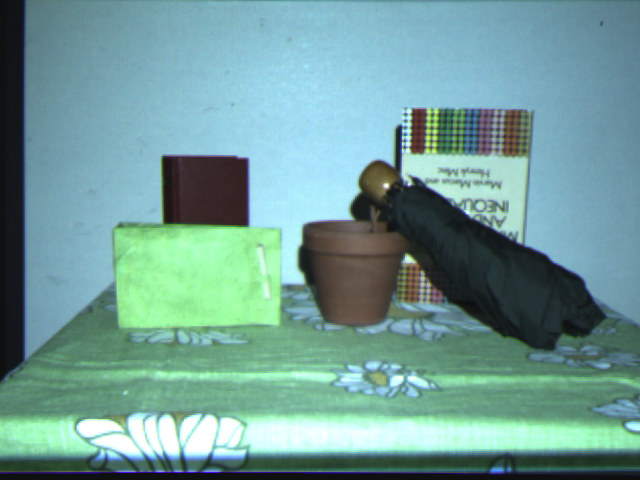
#> input picture Assignment 4/im3L.bmp, 640 x 480 px
$ python assignment4.py
#> lines starting #> are read from the running program, lines starting #| are printed output that depends on the picture
import cv2 as cv
import numpy as np
from matplotlib import pyplot as plt
import math
import skimage.feature

#This method finds the SIFT features
def detectKeyPoints(img1):
    sift = cv.xfeatures2d.SIFT_create()
    keyPoints, descriptors = sift.detectAndCompute(img1, None)

    return (keyPoints, descriptors)


'''This method is used for keypoint matching. It uses the detectKeyPoints function. It returns the fundamental matrix'''

def keyPointMatching(img1, img2):


    keyPoints1, descriptors1 = detectKeyPoints(img1)
    keyPoints2, descriptors2 = detectKeyPoints(img2)

    FLANN_INDEX_KDTREE = 0
    index_params = dict(algorithm=FLANN_INDEX_KDTREE, trees=5)
    search_params = dict(checks=50)

    flann = cv.FlannBasedMatcher(index_params,search_params)

    matches = flann.knnMatch(descriptors1, descriptors2, k=2)

    pts1 = []
    pts2 = []
    good = []
    # ratio test as per Lowe's paper
    for i,(m,n) in enumerate(matches):
        if m.distance < 0.8*n.distance:
            good.append(m)
            pts2.append(keyPoints2[m.trainIdx].pt)
            pts1.append(keyPoints1[m.queryIdx].pt)

    pts1 = np.int32(pts1)
    pts2 = np.int32(pts2)
    F, mask = cv.findFundamentalMat(pts1,pts2)
    #F = F.T
    pts1 = pts1[mask.ravel()==1]
    pts2 = pts2[mask.ravel()==1]

    return (F, mask, pts1, pts2)


#This method can be used to draw circles around the daisy descriptors found.
def compute_and_drawlines(img1, img2, pts1, pts2, F):
    lines1 = cv.computeCorrespondEpilines(pts2.reshape(-1,1,2), 2,F)
    print(pts1.shape)
    lines1 = lines1.reshape(-1,3)
    print('Shape of lines: ', lines1.shape)
    lines2 = cv.computeCorrespondEpilines(pts1.reshape(-1,1,2), 2,F)
    lines2 = lines2.reshape(-1,3)
    ''' img1 - image on which we draw the epilines for the points in img2
    lines - corresponding epilines '''
    r,c = img1.shape
    img1 = cv.cvtColor(img1,cv.COLOR_GRAY2BGR)
    img2 = cv.cvtColor(img2,cv.COLOR_GRAY2BGR)
    '''for r,pt1,pt2 in zip(lines1,pts1,pts2):
        color = tuple(np.random.randint(0,255,3).tolist())
        x0,y0 = map(int, [0, -r[2]/r[1] ])
        x1,y1 = map(int, [c, -(r[2]+r[0]*c)/r[1] ])
        img1 = cv.line(img1, (x0,y0), (x1,y1), color,1)
        img1 = cv.circle(img1,tuple(pt1),5,color,-1)
        img2 = cv.circle(img2,tuple(pt2),5,color,-1)

    imgplot = plt.imshow(img1)
    #plt.show()
    imgplot = plt.imshow(img2)
    #plt.show()'''
    return (lines1, lines2)

#Please change the below lines to try on different image
img1 = cv.imread('im3L.bmp',0)  #queryimage # left image
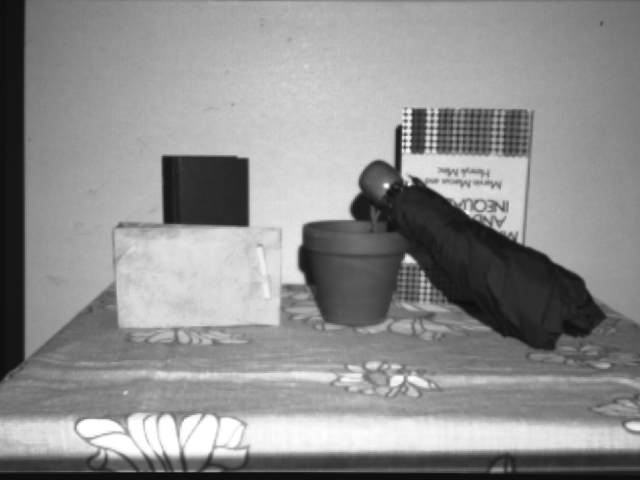
#> img1: shape (480, 640); min 14, max 255, mean 142.6
img2 = cv.imread('im3R.bmp',0) #trainimage # right image
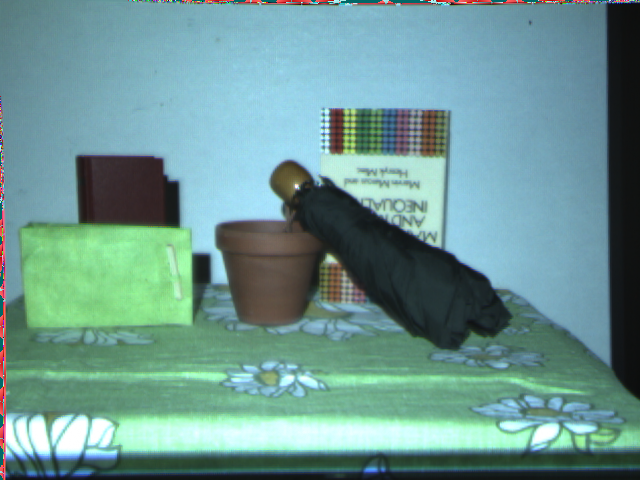
#> input picture Assignment 4/im3R.bmp, 640 x 480 px
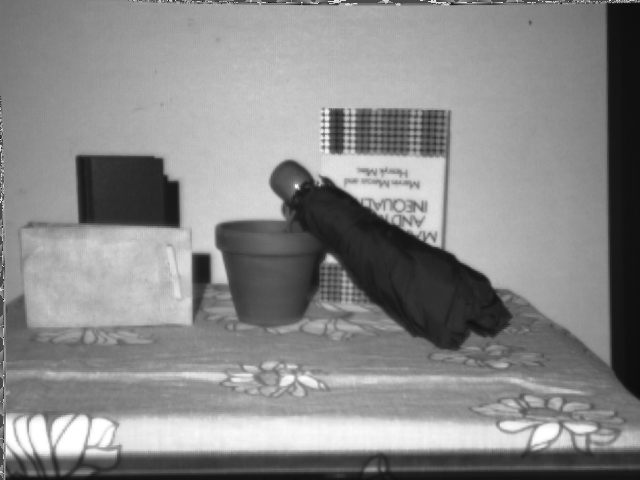
#> img2: shape (480, 640); min 6, max 255, mean 136.9
img1_color = cv.imread('im3L.bmp')  #queryimage # left image
#> img1_color is the input picture: shape (480, 640, 3); mean B, G, R 152, 155.9, 112.8
img2_color = cv.imread('im3R.bmp') #trainimage # right image
#> img2_color is the input picture: shape (480, 640, 3); mean B, G, R 145.9, 149.7, 108.1
curr = 'im3L.bmp'
img1 = cv.resize(img1, None, fx = 0.5, fy = 0.5, interpolation = cv.INTER_CUBIC)
#> img1: shape (240, 320)
img2 = cv.resize(img2, None, fx = 0.5, fy = 0.5, interpolation = cv.INTER_CUBIC)
#> img2: shape (240, 320)
img1_color = cv.resize(img1_color, None, fx = 0.5, fy = 0.5, interpolation = cv.INTER_CUBIC)
#> img1_color: shape (240, 320, 3)
img2_color = cv.resize(img2_color, None, fx = 0.5, fy = 0.5, interpolation = cv.INTER_CUBIC)
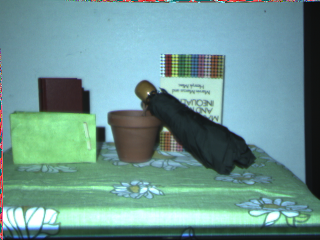
#> img2_color: shape (240, 320, 3); mean B, G, R 145.9, 149.7, 108.1
offset = {'im3L.bmp': (240, 119), 'im1L.bmp': (0, 0)}

#kpts1, des1 = detectKeyPoints(img1)
#kpts2, des2 = detectKeyPoints(img2)
F, mask, pts1, pts2 = keyPointMatching(img1, img2)
#> in detectKeyPoints, `keyPoints, descriptors = sift.detectAndCompute(img1, None)`: keyPoints = 333 keypoints; strongest (x, y, size): (103, 95, 27.6), (204, 130, 3.4), (193, 93, 2), (199, 65, 2.9)
#> in keyPointMatching, `keyPoints1, descriptors1 = detectKeyPoints(img1)`: keyPoints1 has the same summary as keyPoints in detectKeyPoints
#> in detectKeyPoints (call 2), `keyPoints, descriptors = sift.detectAndCompute(img1, None)`: keyPoints = 346 keypoints; strongest (x, y, size): (109, 136, 6.1), (168, 73, 5.3), (38, 218, 14.9), (14, 218, 13.7)
#> in keyPointMatching, `keyPoints2, descriptors2 = detectKeyPoints(img2)`: keyPoints2 has the same summary as keyPoints in detectKeyPoints
#> in keyPointMatching, `matches = flann.knnMatch(descriptors1, descriptors2, k=2)`: matches = 333 matches
#> after the loop in keyPointMatching, `for i,(m,n) in enumerate(matches):`: good = 121 matches; pts1 = 121 pairs, first value 39.73 to 306.9, second value 49.51 to 234.8; pts2 = 121 pairs, first value 12.94 to 283.9, second value 49.61 to 234.6
#> in keyPointMatching, `pts1 = np.int32(pts1)`: pts1 = 121 pairs, first value 39 to 306, second value 49 to 234
#> in keyPointMatching, `pts2 = np.int32(pts2)`: pts2 = 121 pairs, first value 12 to 283, second value 49 to 234
#> in keyPointMatching, `F, mask = cv.findFundamentalMat(pts1,pts2)`: F = [[-1.21e-20, -3.96e-20, 1.66e-17], [0, 3.96e-20, -0.0114], [-7.94e-18, 0.0114, 0]]; mask = 121 values, max 1 at index 1, min 0 at index 0, mean 0.909
#> in keyPointMatching, `pts1 = pts1[mask.ravel()==1]`: pts1 = 110 pairs, first value 59 to 306, second value 49 to 234
#> in keyPointMatching, `pts2 = pts2[mask.ravel()==1]`: pts2 = 110 pairs, first value 12 to 255, second value 49 to 234
#lines1, lines2 = compute_and_drawlines(img1, img2, pts1, pts2, F)

padded_img1 = cv.copyMakeBorder(img1,50,50,50,50,cv.BORDER_REPLICATE)
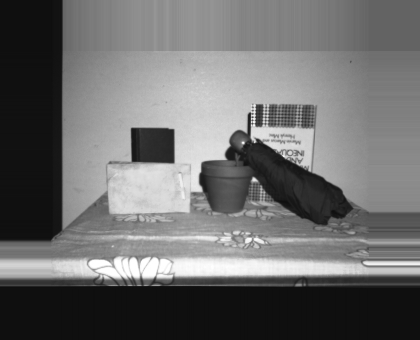
#> padded_img1: shape (340, 420); min 13, max 255, mean 108.5
padded_img2 = cv.copyMakeBorder(img2,50,50,50,50,cv.BORDER_REPLICATE)
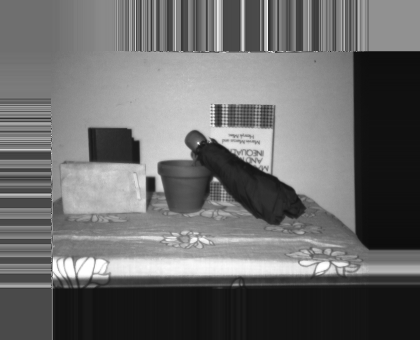
#> padded_img2: shape (340, 420); min 12, max 255, mean 106.6


#The daisy descriptors are calculated for each point here.

daisy_descs1 = skimage.feature.daisy(visualize=False, image=padded_img1, step=1, radius=50, rings=1, histograms=16, orientations=8)
daisy_descs2 = skimage.feature.daisy(visualize=False, image=padded_img2, step=1, radius=50, rings=1, histograms=16, orientations=8)

print('Shape of image ', img1.shape)
#| Shape of image  (240, 320)
print('Shape of daisy : ', daisy_descs1.shape)
#| Shape of daisy :  (240, 320, 136)
print('Shape of daisy : ', daisy_descs2.shape)
#| Shape of daisy :  (240, 320, 136)


#This is the main function where the epilines are calculated and then the mapping for each point is found
def find_mapping(img1, img2, daisy_descs1, daisy_descs2, F):
    mapping = {}
    for y in range(img2.shape[0]):
        for x in range(img2.shape[1]):
            pts = np.array((y, x))
            lines1 = cv.computeCorrespondEpilines(pts.reshape(-1,1,2), 2,F)
            lines1 = lines1.reshape(-1,3)
            possible = lie_on_ine(lines1, img2)
            min_dist = 1000000000
            desc_length = daisy_descs1.shape[2]
            possible_descs = np.zeros((len(possible), desc_length))
            #print('Length of possible ', len(possible))
            if len(possible) == 0:
                if curr in offset.keys():
                    if x >= offset[curr][0]:
                        x_val = mapping[y, offset[curr][0]][0] - offset[curr][1]
                        #print('No options here')
                        if x != 0:
                            mapping[(y, x)] = (x_val, mapping[(y, x - 1)][1] + 1)
                        else:
                            mapping[(y, x)] = (x_val, mapping[(y - 1, x)][1])
                        #print('mapping ', (y, x), ' ', mapping[(y, x)])
                        continue
                else:
                    if x != 0:
                        mapping[(y, x)] = (mapping[(y, x - 1)][0], mapping[(y, x - 1)][1] + 1)
                    elif x == 0 and y == 0:
                        mapping[(y, x)] = (0, 0)
                    else:
                        mapping[(y, x)] = (mapping[(y-1, x)][0] + 1, mapping[(y - 1, x)][1])

            count = 0
            for pt in possible:
                possible_descs[0] = daisy_descs2[pt[0], pt[1]]
                count += 1

            temp = possible_descs - daisy_descs1[y, x]
            temp_norm = np.linalg.norm(temp, axis=1)
            #print('Length of possible ',len(possible))
            #print(temp_norm)
            pt = possible[np.argmin(temp_norm)]
            mapping[(y, x)] = (pt[1] + y, pt[0])
            #mapping[(i, j)] = possible[0]
            #print('mapping ', (y, x), ' ', mapping[(y, x)])
            #print((i, j), ' ', mapping[(i,j)], ' ', np.argmin(temp_norm))
            '''for pt in possible:
                if np.linalg.norm(daisy_descs1[i, j] - daisy_descs2[pt[0], pt[1]]) < min_dist:
                    min_dist = np.linalg.norm(daisy_descs1[i, j] - daisy_descs2[pt[0], pt[1]])
                    mapping[(i, j)] = (pt[0], pt[1])'''
        print('Done with ', (y, x))
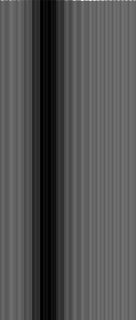
#> temp: shape (320, 136) float64; min -0.0241, max 0.0279, mean -0.00733; drawn with min black and max white
    return mapping

#This is used for plotting the images in new co-ordinates

def plot(img1, img2, mapping):
    canvas = np.zeros((600, 600, 3), dtype = np.uint8)
    for i in range(img1.shape[0]):
        for j in range(img1.shape[1]):
            print('imag val ', img1_color[i, j])
            canvas[mapping[(i, j)]] = img1_color[i, j]
    canvas_uint = canvas.astype(np.uint8)
    cv.imwrite('output.jpg', canvas_uint)
    cv.imshow('fig', canvas)
    cv.waitKey(0)


#This function finds the points that lie on the epiline and by solving for y by putting every value x
def lie_on_ine(coeff, img2):
    a, b, c = coeff[0]
    possible = []
    for i in range(img2.shape[1]):
        if int((-c - a * i)/b) < img2.shape[0] and int((-c - a * i)/b) >= 0:
            possible.append((int((-c - a * i)/b), i))
    #print('Length of possible ', len(possible))
    return possible


#> (the run stopped early here; a loop or call above may not have finished)
